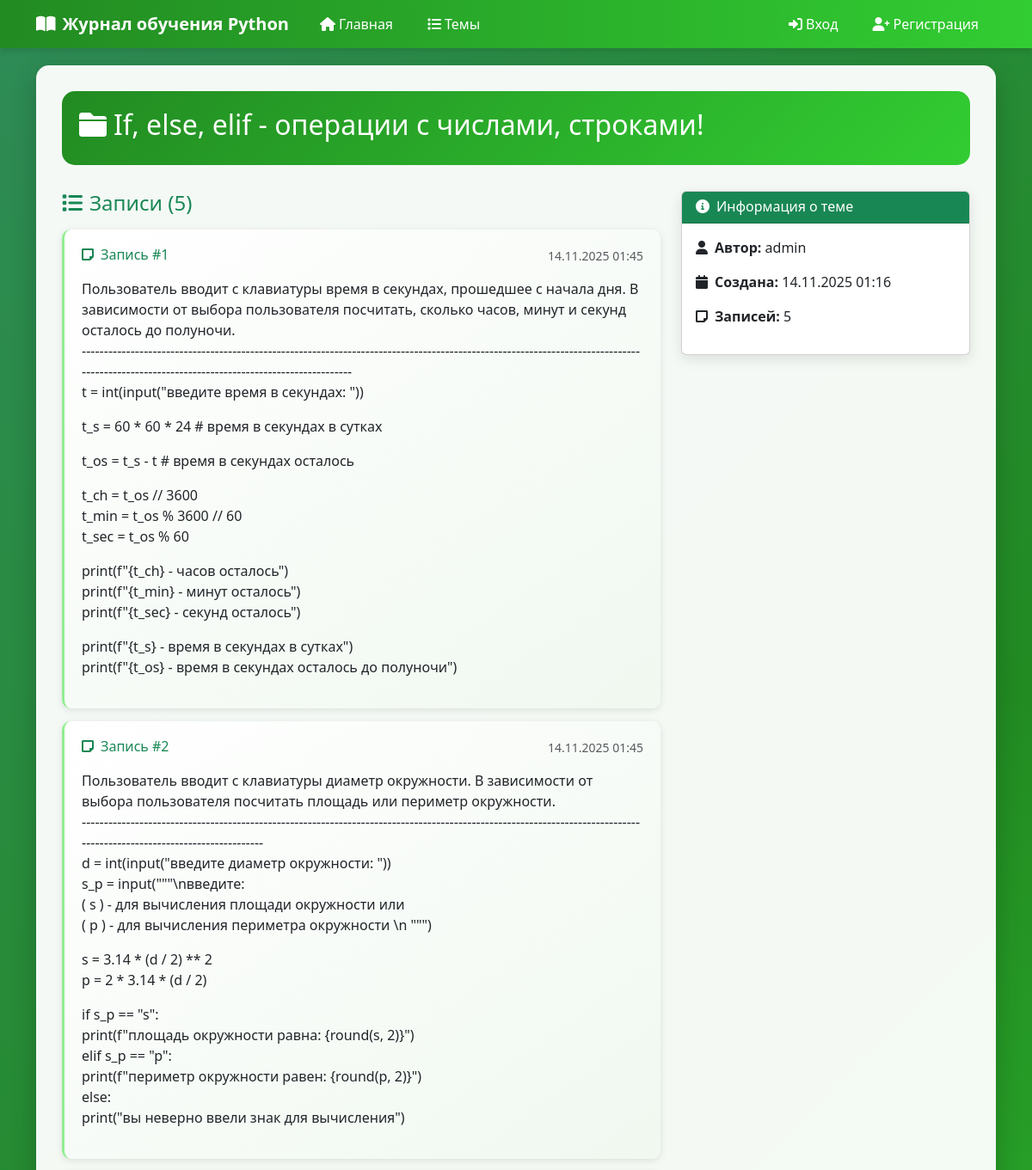
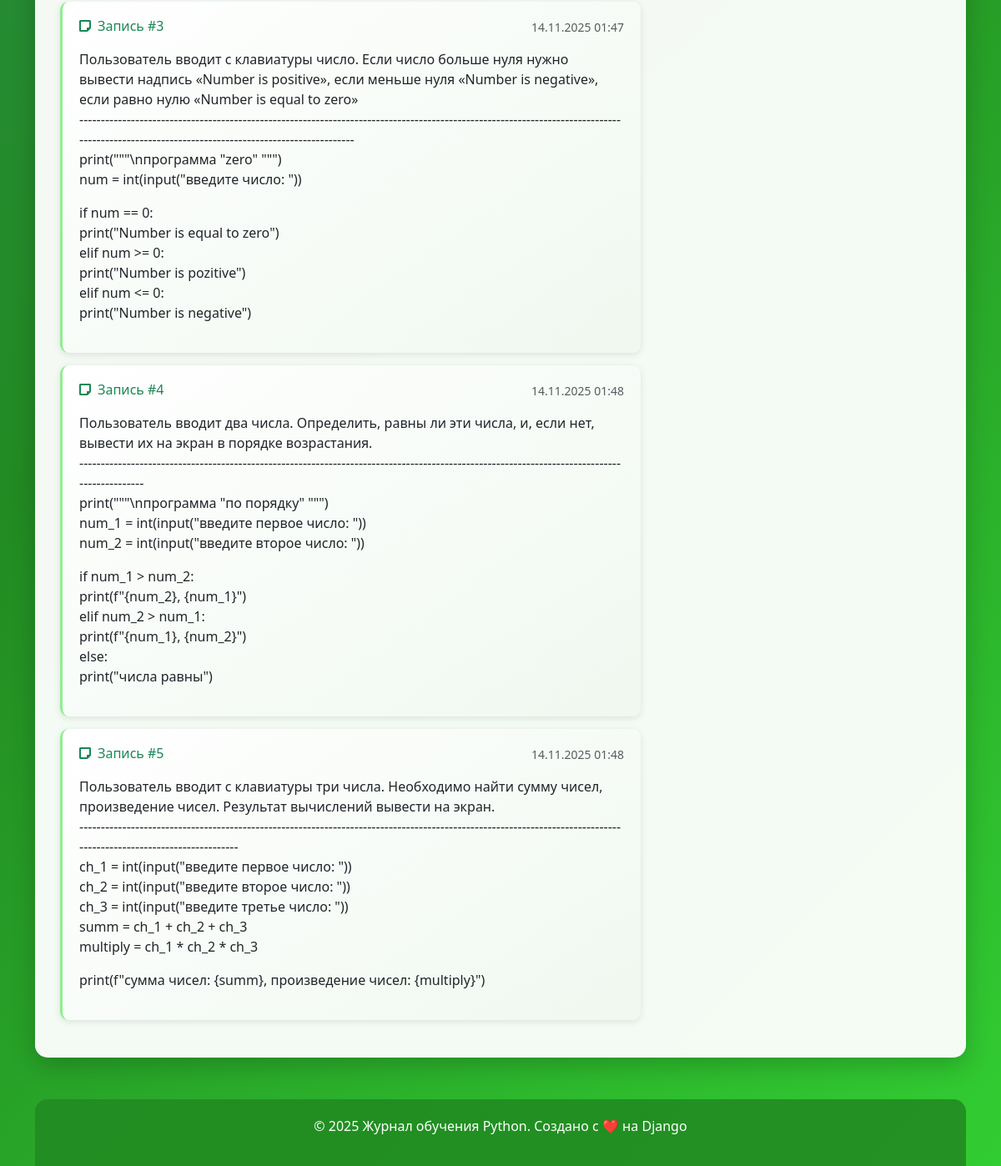
The app's page /topics/3/ with its own data (2 pictures, top to bottom).
### journal/models.py (models this page shows, shortened)
class Topic(models.Model):
    text = models.CharField(max_length=200)
    date_added = models.DateTimeField(auto_now_add=True)
    owner = models.ForeignKey(User, on_delete=models.CASCADE)

class Entry(models.Model):
    topic = models.ForeignKey(Topic, on_delete=models.CASCADE)
    text = models.TextField()
    date_added = models.DateTimeField(auto_now_add=True)
    class Meta:
        verbose_name_plural = 'entries'

### journal/views.py (the view)
# urls.py: path('topics/<int:topic_id>/', views.topic, name='topic'),
def topic(request, topic_id):
    topic = Topic.objects.get(id=topic_id)
    entries = topic.entry_set.order_by('date_added')
    context = {'topic':topic, 'entries':entries}
    return render(request, 'journal/topic.html', context)

### templates/journal/topic.html (shortened to what this page needs)
{% extends "base.html" %}
{% block content %}
<div class="page-header">
    <h2><i class="fas fa-folder me-2"></i>{{ topic.text }}</h2>
</div>
<div class="row">
    <div class="col-md-8">
        {% if entries %}
        <h4 class="text-success mb-3">
            <i class="fas fa-list me-2"></i>Записи ({{ entries.count }})
        </h4>
        {% for entry in entries %}
        <div class="entry-item">
            <div class="d-flex justify-content-between align-items-start mb-2">
                <h6 class="text-success mb-0">
                    <i class="fas fa-sticky-note me-2"></i>Запись #{{ forloop.counter }}
                </h6>
                <small class="text-muted">{{ entry.date_added|date:"d.m.Y H:i" }}</small>
            </div>
            <p class="mb-3">{{ entry.text|linebreaks }}</p>
        </div>
        {% endfor %}
        {% endif %}
    </div>
    <div class="col-md-4">
        <div class="card">
            <div class="card-header bg-success text-white">
                <h6 class="mb-0"><i class="fas fa-info-circle me-2"></i>Информация о теме</h6>
            </div>
            <div class="card-body">
                <p><strong><i class="fas fa-user me-2"></i>Автор:</strong> {{ topic.owner.username }}</p>
                <p><strong><i class="fas fa-calendar me-2"></i>Создана:</strong> {{ topic.date_added|date:"d.m.Y H:i" }}</p>
                <p><strong><i class="fas fa-sticky-note me-2"></i>Записей:</strong> {{ entries.count }}</p>
            </div>
        </div>
    </div>
</div>
{% endblock %}

### static/style.css (style rules this page uses)
body { background: linear-gradient(135deg, #2e8b57 0%, #228b22 50%, #32cd32 100%); min-height: 100vh; font-family: 'Arial', sans-serif; }
.card { border: none; border-radius: 15px; box-shadow: 0 5px 15px rgba(0, 0, 0, 0.1); margin-bottom: 20px; transition: transform 0.3s ease; }
.text-success { color: #228b22 !important; }
.page-header { background: linear-gradient(135deg, #228b22 0%, #32cd32 100%); color: white; border-radius: 15px; padding: 20px; margin-bottom: 30px; }
.entry-item { background: linear-gradient(145deg, #ffffff 0%, #f0f8f0 100%); border-radius: 10px; padding: 20px; margin-bottom: 15px; border-left: 3px solid #90ee90; box-shadow: 0 2px 8px rgba(0, 0, 0, 0.1); transition: all 0.3s ease; }

### records on screen
Topic: text "If, else, elif - операции с числами, строками!", owner.username "admin", date_added "14.11.2025 01:16"
Entry: date_added "14.11.2025 01:45", text "Пользователь вводит с клавиатуры время в секундах, прошедшее с начала дня. В зависимости от выбора пользователя посчитать, сколько часов, минут и секунд осталось до полуночи. ------------------------------------------------------------------------------------------------------------------------------------------------------------------------------------------- t = int(input(\"введите время в секундах: \")) t_s = 60 * 60 * 24 # время в секундах в сутках t_os = t_s - t # время в секундах осталось t_ch = t_os // 3600 t_min = t_os % 3600 // 60 t_sec = t_os % 60 print(f\"{t_ch} - часов осталось\") print(f\"{t_min} - минут осталось\") print(f\"{t_sec} - секунд осталось\") print(f\"{t_s} - время в секундах…"
Entry: date_added "14.11.2025 01:45", text "Пользователь вводит с клавиатуры диаметр окружности. В зависимости от выбора пользователя посчитать площадь или периметр окружности. ----------------------------------------------------------------------------------------------------------------------------------------------------------------------- d = int(input(\"введите диаметр окружности: \")) s_p = input(\"\"\"\\nвведите: ( s ) - для вычисления площади окружности или ( p ) - для вычисления периметра окружности \\n \"\"\") s = 3.14 * (d / 2) ** 2 p = 2 * 3.14 * (d / 2) if s_p == \"s\": print(f\"площадь окружности равна: {round(s, 2)}\") elif s_p == \"p\": print(f\"периметр окружности равен: {round(p, 2)}\") else: print(\"вы неверно ввели знак для…"
Entry: date_added "14.11.2025 01:47", text "Пользователь вводит с клавиатуры число. Если число больше нуля нужно вывести надпись «Number is positive», если меньше нуля «Number is negative», если равно нулю «Number is equal to zero» ---------------------------------------------------------------------------------------------------------------------------------------------------------------------------------------------- print(\"\"\"\\nпрограмма \"zero\" \"\"\") num = int(input(\"введите число: \")) if num == 0: print(\"Number is equal to zero\") elif num >= 0: print(\"Number is pozitive\") elif num <= 0: print(\"Number is negative\")"
Entry: date_added "14.11.2025 01:48", text "Пользователь вводит два числа. Определить, равны ли эти числа, и, если нет, вывести их на экран в порядке возрастания. --------------------------------------------------------------------------------------------------------------------------------------------- print(\"\"\"\\nпрограмма \"по порядку\" \"\"\") num_1 = int(input(\"введите первое число: \")) num_2 = int(input(\"введите второе число: \")) if num_1 > num_2: print(f\"{num_2}, {num_1}\") elif num_2 > num_1: print(f\"{num_1}, {num_2}\") else: print(\"числа равны\")"
Entry: date_added "14.11.2025 01:48", text "Пользователь вводит с клавиатуры три числа. Необходимо найти сумму чисел, произведение чисел. Результат вычислений вывести на экран. ------------------------------------------------------------------------------------------------------------------------------------------------------------------- ch_1 = int(input(\"введите первое число: \")) ch_2 = int(input(\"введите второе число: \")) ch_3 = int(input(\"введите третье число: \")) summ = ch_1 + ch_2 + ch_3 multiply = ch_1 * ch_2 * ch_3 print(f\"сумма чисел: {summ}, произведение чисел: {multiply}\")"

### other values on screen
{{ entries.count }} "5"
